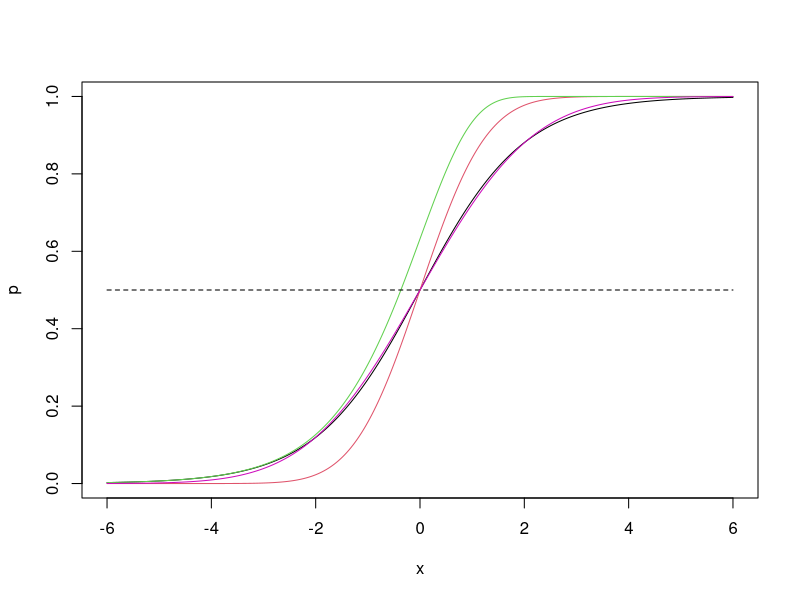
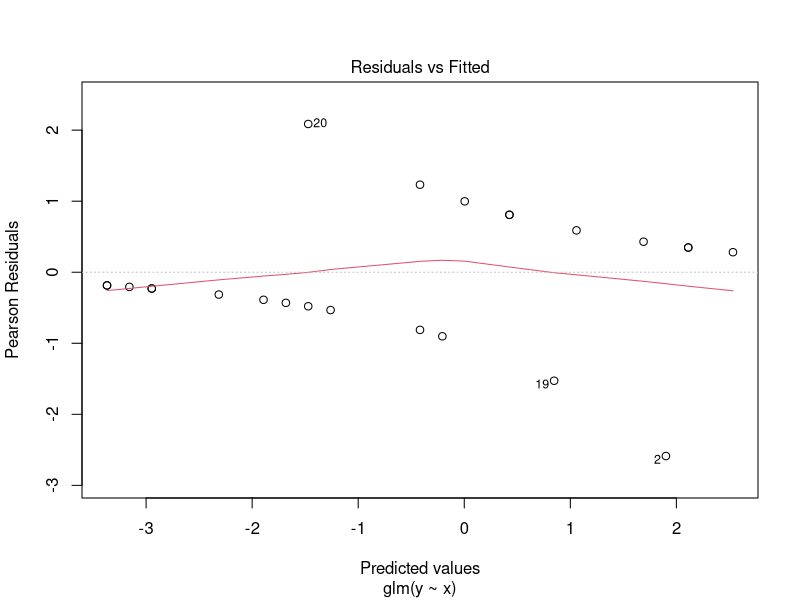
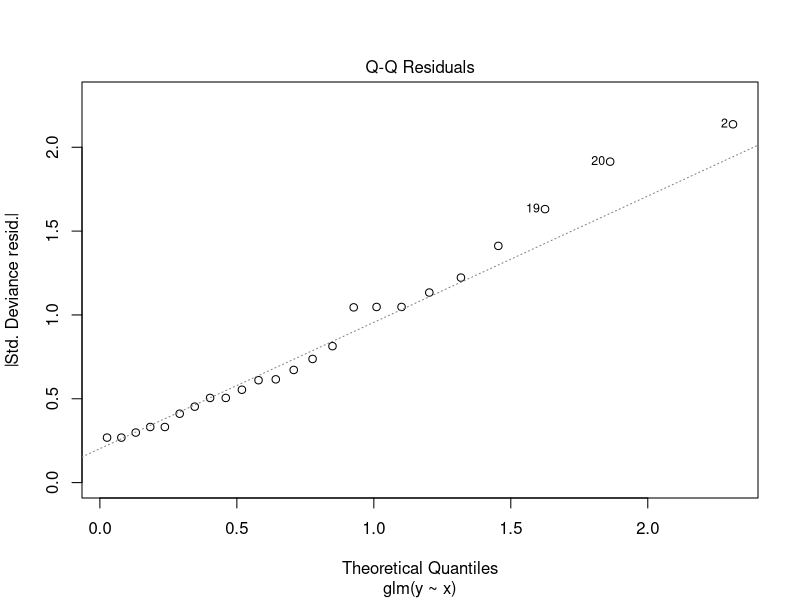
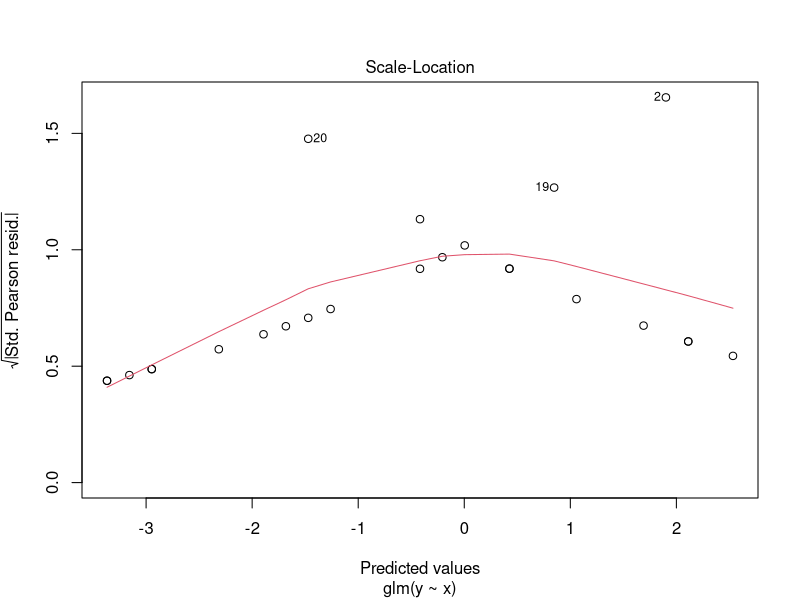
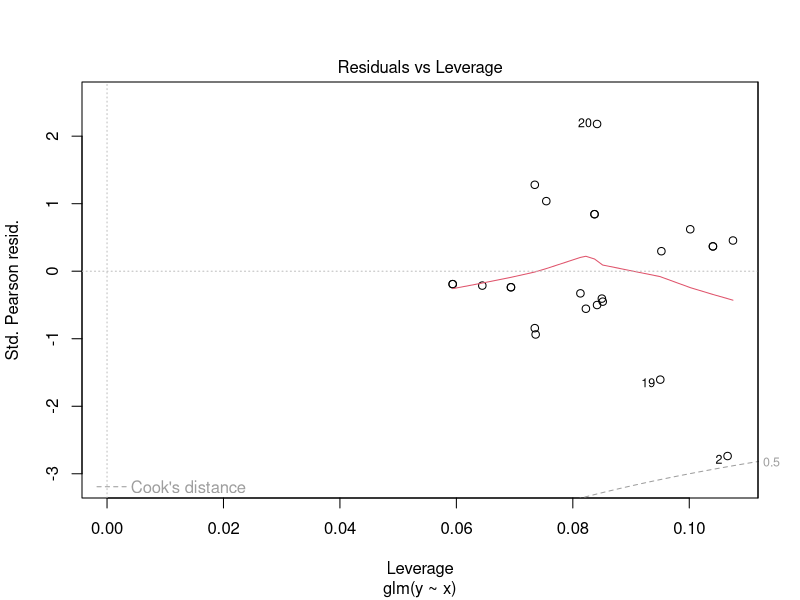

Generate these figures, in order, with R:
## ---- chunk 1
knitr::opts_chunk$set(
    echo = TRUE,
    warning = FALSE,
    message = FALSE)
## ---- chunk 2
x <- (-150:150)/25; plot(x,1-1/(1+exp(x)),type="l",ylab="p")
         lines(x,pnorm(x),col=2); lines(x,1-exp(-exp(x)),col=3)
         lines(c(-6,6),c(.5,.5),lty=2,col=1)
lines(x,pnorm(x,sd=1.7),col=6)
## ---- chunk 3
df <- data.frame(
        x = c(14, 29, 6, 25, 18, 4, 18, 12, 22, 6, 30, 11, 30, 5, 
            20, 13, 9, 32, 24, 13, 19, 4, 28, 22),
        y = c(0, 0, 0, 1, 1, 0, 0, 0, 1, 0, 1, 0, 1, 0, 1, 0, 
            0, 1, 0, 1, 0, 0, 1, 1)
        )

# train the glm
df.lgt0 <- glm(y ~ x, family = binomial, data = df)
summary(df.lgt0)
anova(df.lgt0)
summary(df.lgt0)
plot(df.lgt0)

df.lgt1 <- glm(y ~ 1, family = binomial(link = probit), data = df)
df.lgt1
